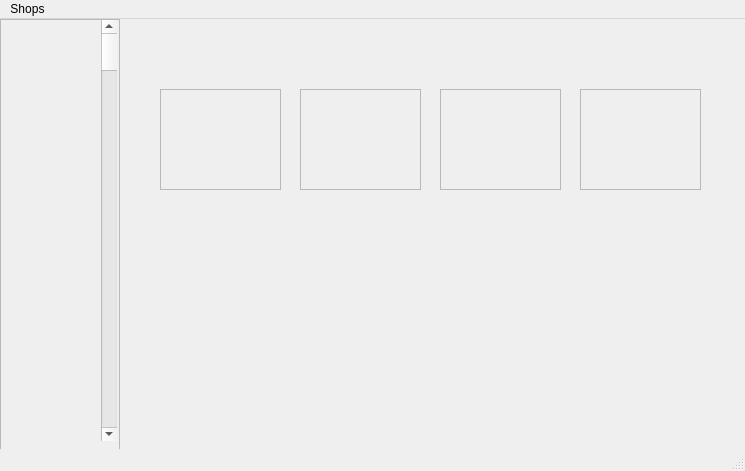
<?xml version="1.0" encoding="UTF-8"?>
<ui version="4.0">
 <class>MainWindow</class>
 <widget class="QMainWindow" name="MainWindow">
  <property name="geometry">
   <rect>
    <x>0</x>
    <y>0</y>
    <width>745</width>
    <height>471</height>
   </rect>
  </property>
  <property name="windowTitle">
   <string>MainWindow</string>
  </property>
  <widget class="QWidget" name="centralwidget">
   <widget class="QScrollArea" name="scrollArea">
    <property name="geometry">
     <rect>
      <x>0</x>
      <y>0</y>
      <width>120</width>
      <height>451</height>
     </rect>
    </property>
    <property name="mouseTracking">
     <bool>true</bool>
    </property>
    <property name="widgetResizable">
     <bool>true</bool>
    </property>
    <widget class="QWidget" name="scrollAreaWidgetContents">
     <property name="geometry">
      <rect>
       <x>0</x>
       <y>0</y>
       <width>118</width>
       <height>449</height>
      </rect>
     </property>
     <widget class="QScrollBar" name="verticalScrollBar">
      <property name="geometry">
       <rect>
        <x>100</x>
        <y>0</y>
        <width>16</width>
        <height>421</height>
       </rect>
      </property>
      <property name="orientation">
       <enum>Qt::Vertical</enum>
      </property>
     </widget>
    </widget>
   </widget>
   <widget class="QFrame" name="frame">
    <property name="geometry">
     <rect>
      <x>160</x>
      <y>70</y>
      <width>121</width>
      <height>101</height>
     </rect>
    </property>
    <property name="frameShape">
     <enum>QFrame::StyledPanel</enum>
    </property>
    <property name="frameShadow">
     <enum>QFrame::Raised</enum>
    </property>
   </widget>
   <widget class="QFrame" name="frame_2">
    <property name="geometry">
     <rect>
      <x>300</x>
      <y>70</y>
      <width>121</width>
      <height>101</height>
     </rect>
    </property>
    <property name="frameShape">
     <enum>QFrame::StyledPanel</enum>
    </property>
    <property name="frameShadow">
     <enum>QFrame::Raised</enum>
    </property>
   </widget>
   <widget class="QFrame" name="frame_3">
    <property name="geometry">
     <rect>
      <x>440</x>
      <y>70</y>
      <width>121</width>
      <height>101</height>
     </rect>
    </property>
    <property name="frameShape">
     <enum>QFrame::StyledPanel</enum>
    </property>
    <property name="frameShadow">
     <enum>QFrame::Raised</enum>
    </property>
   </widget>
   <widget class="QFrame" name="frame_4">
    <property name="geometry">
     <rect>
      <x>580</x>
      <y>70</y>
      <width>121</width>
      <height>101</height>
     </rect>
    </property>
    <property name="frameShape">
     <enum>QFrame::StyledPanel</enum>
    </property>
    <property name="frameShadow">
     <enum>QFrame::Raised</enum>
    </property>
   </widget>
  </widget>
  <widget class="QMenuBar" name="menubar">
   <property name="geometry">
    <rect>
     <x>0</x>
     <y>0</y>
     <width>745</width>
     <height>22</height>
    </rect>
   </property>
   <widget class="QMenu" name="menuShops">
    <property name="title">
     <string>Shops</string>
    </property>
    <addaction name="separator"/>
   </widget>
   <addaction name="menuShops"/>
  </widget>
  <widget class="QStatusBar" name="statusbar"/>
 </widget>
 <resources/>
 <connections/>
</ui>
